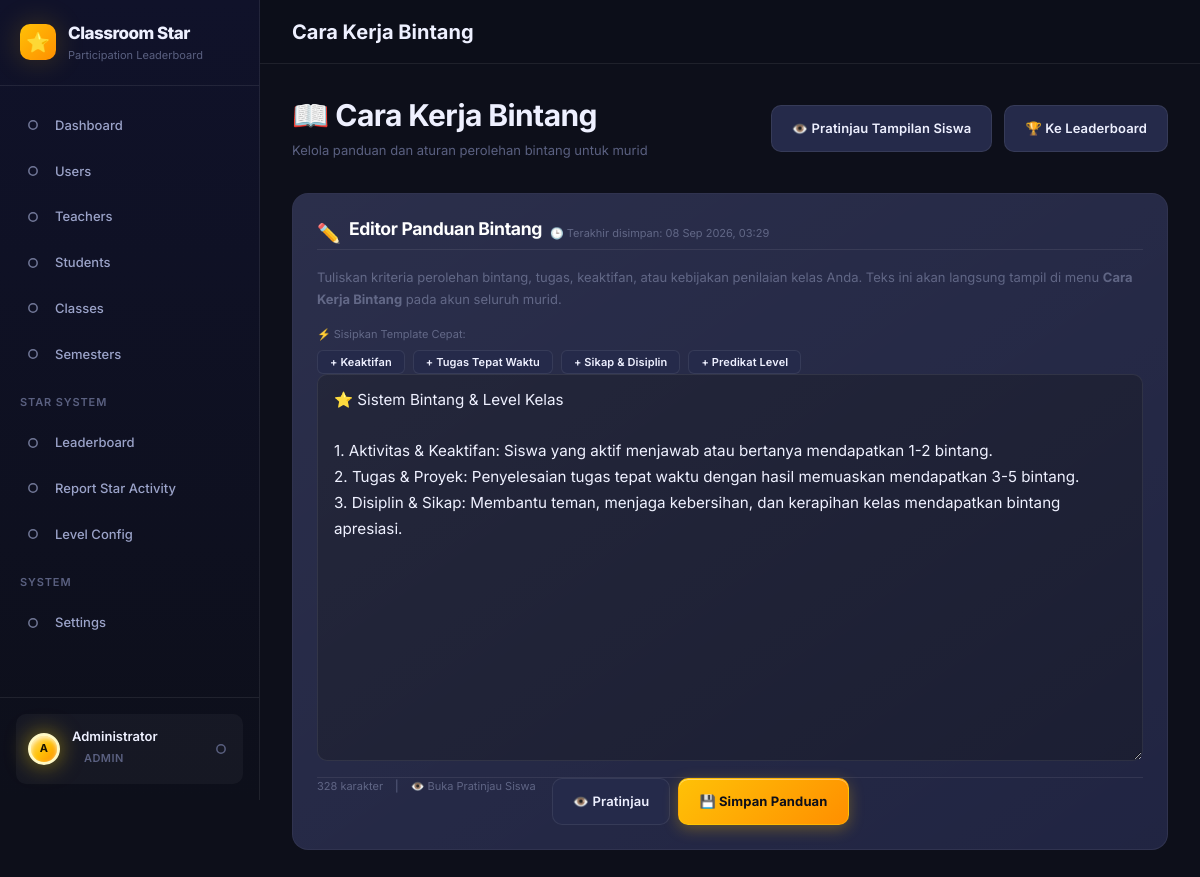
Screenshot of /teacher/rules.php (signed in) with the database file from the repository.
### tables this page shows
CREATE TABLE `settings` (
  `key`        VARCHAR(100) NOT NULL PRIMARY KEY,
  `value`      TEXT NOT NULL,
  `label`      VARCHAR(150) NULL,
  `updated_at` TIMESTAMP NOT NULL DEFAULT CURRENT_TIMESTAMP ON UPDATE CURRENT_TIMESTAMP
);

### app/bootstrap.php (called while the page is built, shortened)
<?php
spl_autoload_register(function (string $class): void {
    $searchDirs = [
        APP_ROOT . '/core/',
        APP_ROOT . '/models/',
        APP_ROOT . '/helpers/',
    ];
    foreach ($searchDirs as $dir) {
        $file = $dir . $class . '.php';
        if (file_exists($file)) {
            return;
        }
    }
});

### app/config/database.php (called while the page is built)
<?php
return [
    'host'     => 'localhost',
    'port'     => 3306,
    'dbname'   => 'classroom_star',
    'username' => 'root',
    'password' => '',
    'charset'  => 'utf8mb4',
    'options'  => [
        PDO::ATTR_ERRMODE            => PDO::ERRMODE_EXCEPTION,
        PDO::ATTR_DEFAULT_FETCH_MODE => PDO::FETCH_ASSOC,
        PDO::ATTR_EMULATE_PREPARES   => false,
    ],
];

### app/core/Database.php (called while the page is built, shortened)
<?php
class Database
{
    private static ?PDO $instance = null;
    public static function getInstance(): PDO
    {
        if (self::$instance === null) {
            $config = require dirname(__DIR__) . '/config/database.php';
            $dsn = sprintf(
                'mysql:host=%s;port=%d;dbname=%s;charset=%s',
                $config['host'],
                $config['port'],
                $config['dbname'],
                $config['charset']
            );
            try {
                self::$instance = new PDO($dsn, $config['username'], $config['password'], $config['options']);
            } catch (PDOException $e) {
                $appConfig = require dirname(__DIR__) . '/config/app.php';
                if ($appConfig['env'] === 'development') {
                    die(json_encode(['success' => false, 'message' => 'Database connection failed: ' . $e->getMessage()]));
                } else {
                    die(json_encode(['success' => false, 'message' => 'Service unavailable. Please try again later.']));
                }
            }
        }
        return self::$instance;
    }
    public static function queryOne(string $sql, array $params = []): array|false
    {
        $stmt = self::getInstance()->prepare($sql);
        $stmt->execute($params);
        return $stmt->fetch();
    }
}

### public/teacher/rules.php (the view, shortened to what this page needs)
<?php
require_once dirname(__DIR__, 2) . '/app/bootstrap.php';
$setting = Database::queryOne("SELECT value, updated_at FROM settings WHERE `key` = 'star_rules'");
$currentRules = $setting['value'] ?? '';
$lastUpdated  = $setting['updated_at'] ?? null;
include dirname(__DIR__, 2) . '/app/views/layout/header.php';
?>
<div class="page-header page-header-row">
    <div>
        <h1>📖 Cara Kerja Bintang</h1>
        <p>Kelola panduan dan aturan perolehan bintang untuk murid</p>
    </div>
    <div class="flex gap-3 flex-wrap">
        <a href="/teacher/rules-preview.php" class="btn btn-secondary">
            👁️ Pratinjau Tampilan Siswa
        </a>
        <a href="/teacher/leaderboard.php" class="btn btn-secondary">
            🏆 Ke Leaderboard
        </a>
    </div>
</div>
<div class="card" style="max-width: 900px; margin: 0 auto;">
    <div class="flex justify-between items-center flex-wrap gap-2 mb-4 pb-3" style="border-bottom: 1px solid rgba(255, 255, 255, 0.08);">
        <div class="flex items-center gap-2">
            <span style="font-size: 1.2rem;">✏️</span>
            <h3 style="font-size: 1.1rem; font-weight: 700; color: #fff; margin: 0;">Editor Panduan Bintang</h3>
        </div>
        <?php if ($lastUpdated): ?>
        <span class="text-xs text-muted" style="display: inline-flex; align-items: center; gap: 4px;">
            🕒 Terakhir disimpan: <?= date('d M Y, H:i', strtotime($lastUpdated)) ?>
        </span>
        <?php endif; ?>
    </div>
    <p class="text-sm text-muted mb-4">
        Tuliskan kriteria perolehan bintang, tugas, keaktifan, atau kebijakan penilaian kelas Anda. Teks ini akan langsung tampil di menu <strong>Cara Kerja Bintang</strong> pada akun seluruh murid.
    </p>
    <div class="mb-3">
        <span class="text-xs text-muted" style="display: block; margin-bottom: 6px;">⚡ Sisipkan Template Cepat:</span>
        <div class="flex gap-2 flex-wrap">
            <button type="button" class="btn btn-sm btn-secondary" onclick="insertTemplate('keaktifan')">+ Keaktifan</button>
            <button type="button" class="btn btn-sm btn-secondary" onclick="insertTemplate('tugas')">+ Tugas Tepat Waktu</button>
            <button type="button" class="btn btn-sm btn-secondary" onclick="insertTemplate('sikap')">+ Sikap & Disiplin</button>
            <button type="button" class="btn btn-sm btn-secondary" onclick="insertTemplate('level')">+ Predikat Level</button>
        </div>
    </div>
    <form method="POST" action="">
        <div class="form-group mb-4">
            <textarea
                name="star_rules"
                id="star-rules-input"
                class="form-control"
                rows="14"
                style="font-family: inherit; line-height: 1.7; resize: vertical; min-height: 320px; font-size: 0.95rem;"
                placeholder="Tuliskan aturan atau cara kerja bintang di sini..."
                required
            ><?= htmlspecialchars($currentRules) ?></textarea>
        </div>
        <div class="flex justify-between items-center flex-wrap gap-4 pt-2" style="border-top: 1px solid rgba(255, 255, 255, 0.08);">
            <div class="flex items-center gap-3">
                <span class="text-xs text-muted" id="char-count">0 karakter</span>
                <span class="text-xs text-muted">|</span>
                <a href="/teacher/rules-preview.php" class="text-xs text-muted hover-underline" style="color: #60a5fa;">
                    👁️ Buka Pratinjau Siswa
                </a>
            </div>
            <div class="flex gap-2">
                <a href="/teacher/rules-preview.php" class="btn btn-secondary">
                    👁️ Pratinjau
                </a>
                <button type="submit" class="btn btn-primary" id="btn-save-rules">
                    💾 Simpan Panduan
                </button>
            </div>
        </div>
    </form>
</div>
<?php include dirname(__DIR__, 2) . '/app/views/layout/footer.php'; ?>

### public/assets/css/main.css (style rules this page uses)
:root { --clr-bg-primary: #0d0f1a; --clr-bg-secondary: #131628; --clr-bg-tertiary: #1a1d35; --clr-bg-card: #1e2240; --clr-bg-card-hover: #252a4a; --clr-bg-input: #181b30; --clr-bg-sidebar: #10122a; --clr-gold-100: #fff8e1; --clr-gold-300: #ffd54f; --clr-gold-400: #ffca28; --clr-gold-500: #ffc107; --clr-gold-600: #ffb300; --clr-gold-700: #ff8f00; --clr-purple-400: #9c6dff; --clr-purple-500: #7c4dff; --clr-purple-600: #6200ea; --clr-blue-400: #448aff; --clr-blue-500: #2979ff; --clr-success: #00e676; --clr-warning: #ffea00; --clr-danger: #ff5252; --clr-info: #40c4ff; --clr-text-primary: #eef0ff; --clr-text-secondary: #9ba3c9; --clr-text-muted: #5a6080; --clr-text-inverse: #0d0f1a; --clr-border: rgba(255, 255, 255, 0.08); --clr-border-focus: var(--clr-gold-500); --grad-gold: linear-gradient(135deg, #ffc107 0%, #ff8f00 100%); --grad-purple: linear-gradient(135deg, #9c6dff 0%, #6200ea 100%); --grad-hero: linear-gradient(135deg, #1a1d35 0%, #0d0f1a 50%, #1a0d35 100%); --grad-card: linear-gradient(145deg, rgba(255,255,255,0.06) 0%, rgba(255,255,255,0.01) 100%); --grad-sidebar: linear-gradient(180deg, #10122a 0%, #0d0f1a 100%); --shadow-sm: 0 2px 8px rgba(0, 0, 0, 0.3); --shadow-md: 0 8px 24px rgba(0, 0, 0, 0.4); --shadow-lg: 0 20px 60px rgba(0, 0, 0, 0.5); --shadow-gold: 0 0 30px rgba(255, 193, 7, 0.2); --shadow-purple: 0 0 30px rgba(124, 77, 255, 0.25); --shadow-card: 0 4px 20px rgba(0, 0, 0, 0.35); --space-1: 0.25rem; --space-2: 0.5rem; --space-3: 0.75rem; --space-4: 1rem; --space-5: 1.25rem; --space-6: 1.5rem; --space-7: 1.75rem; --space-8: 2rem; --space-10: 2.5rem; --space-12: 3rem; --space-16: 4rem; --font-base: 'Inter', -apple-system, BlinkMacSystemFont, 'Segoe UI', sans-serif; --fs-xs: 0.6875rem; --fs-sm: 0.8125rem; --fs-base: 0.9375rem; --fs-md: 1.0625rem; --fs-lg: 1.25rem; --fs-xl: 1.5rem; --fs-2xl: 1.875rem; --fs-3xl: 2.25rem; --fs-4xl: 3rem; --radius-sm: 6px; --radius-md: 10px; --radius-lg: 16px; --radius-xl: 24px; --radius-full: 9999px; --transition-fast: all 0.15s ease; --transition-base: all 0.25s ease; --transition-slow: all 0.4s ease; --sidebar-width: 260px; --sidebar-collapsed: 72px; --header-height: 64px; --content-max-width: 1280px; }
*, *::before, *::after { box-sizing: border-box; margin: 0; padding: 0; }
html { font-size: 16px; scroll-behavior: smooth; -webkit-text-size-adjust: 100%; }
body { font-family: var(--font-base); font-size: var(--fs-base); font-weight: 400; line-height: 1.6; color: var(--clr-text-primary); background-color: var(--clr-bg-primary); min-height: 100vh; -webkit-font-smoothing: antialiased; -moz-osx-font-smoothing: grayscale; }
h1, h2, h3, h4, h5, h6 { font-weight: 700; line-height: 1.3; color: var(--clr-text-primary); letter-spacing: -0.02em; }
h1 { font-size: var(--fs-3xl); }
h3 { font-size: var(--fs-xl); }
p { color: var(--clr-text-secondary); line-height: 1.7; }
a { color: var(--clr-gold-400); text-decoration: none; transition: var(--transition-fast); }

### public/assets/css/layout.css (style rules this page uses)
.page-header { margin-bottom: var(--space-8); }
.page-header h1 { font-size: var(--fs-2xl); margin-bottom: var(--space-1); }
.page-header p { font-size: var(--fs-sm); color: var(--clr-text-muted); }
.page-header-row { display: flex; align-items: flex-end; justify-content: space-between; gap: var(--space-4); flex-wrap: wrap; }
.flex { display: flex; }
.flex-wrap { flex-wrap: wrap; }
.gap-2 { gap: var(--space-2); }
.gap-3 { gap: var(--space-3); }
.gap-4 { gap: var(--space-4); }

### rows the page displays
settings: updated_at "08 Sep 2026, 03:29", star_rules "⭐ Sistem Bintang & Level Kelas 1. Aktivitas & Keaktifan: Siswa yang aktif menjawab atau bertanya mendapatkan 1-2 bintang. 2. Tugas & Proyek: Penyelesaian tugas tepat waktu dengan hasil memuaskan mendapatkan 3-5 bintang. 3. Disiplin & Sikap: Membantu teman, menjaga kebersihan, dan kerapihan kelas mendapatkan bintang apresiasi."

### other values shown
$item['label'] "Dashboard"
$item['label'] "Users"
$item['label'] "Teachers"
$item['label'] "Students"
$item['label'] "Classes"
$item['label'] "Semesters"
$item['section'] "STAR SYSTEM"
$item['label'] "Leaderboard"
$item['label'] "Report Star Activity"
$item['label'] "Level Config"
$item['section'] "SYSTEM"
$item['label'] "Settings"
$initials "A"
$user['name'] "Administrator"
$roleBadge['label'] "ADMIN"
